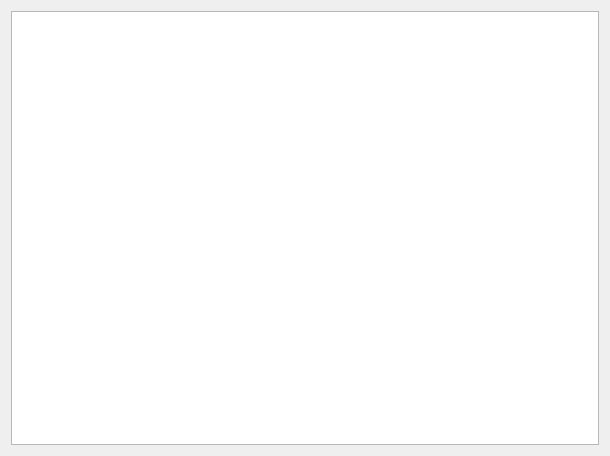
<?xml version="1.0" encoding="UTF-8"?>
<ui version="4.0">
 <class>TreeExplorer</class>
 <widget class="QWidget" name="TreeExplorer">
  <property name="geometry">
   <rect>
    <x>0</x>
    <y>0</y>
    <width>610</width>
    <height>456</height>
   </rect>
  </property>
  <property name="windowTitle">
   <string>Form</string>
  </property>
  <layout class="QGridLayout" name="gridLayout">
   <item row="0" column="0">
    <widget class="QTreeView" name="tree_view">
     <property name="selectionMode">
      <enum>QAbstractItemView::ExtendedSelection</enum>
     </property>
     <property name="uniformRowHeights">
      <bool>true</bool>
     </property>
     <property name="sortingEnabled">
      <bool>true</bool>
     </property>
     <property name="headerHidden">
      <bool>true</bool>
     </property>
     <attribute name="headerVisible">
      <bool>false</bool>
     </attribute>
    </widget>
   </item>
  </layout>
  <action name="action_ACI">
   <property name="text">
    <string>Compute ACI</string>
   </property>
  </action>
  <action name="action_see_details">
   <property name="text">
    <string>See Details</string>
   </property>
  </action>
 </widget>
 <resources/>
 <connections/>
</ui>
